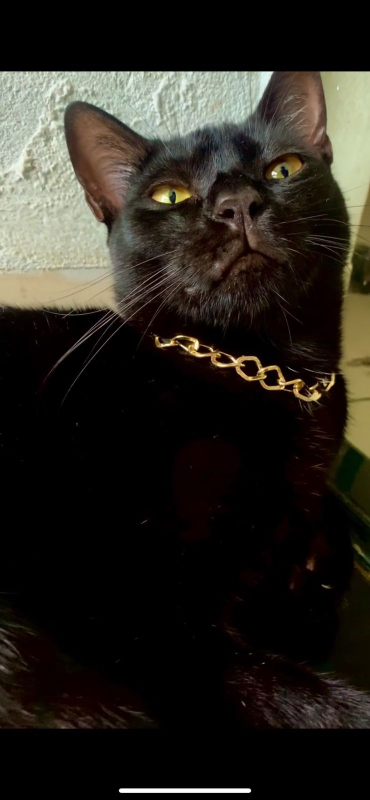
#> input picture Ava01/Debi.jpeg, 740 x 1600 px (shown at 1/2 size)
$ jupyter execute Avaliacao01.ipynb   (shell and % lines are left out)
#> lines starting #> are read from the running program, lines starting #| are printed output that depends on the picture; after the words box and inside, x2 and y2 are one past the last pixel; in counts of white or black regions, pixels touching at a corner belong together
<a href="https://colab.research.google.com/github/HyaGo01/Avalia-o01/blob/main/Ava01/Avaliacao01.ipynb" target="_parent"></a>

# Processamneto de Imagem Avaliação 01

1. (0,15 pt) Carregue uma imagem colorida própria e exiba-a com correção de canais (BGR
→ RGB).

[cell 1]
import cv2
import matplotlib.pyplot as plt

img = cv2.imread('Debi.jpeg')
#> img is the input picture: shape (1600, 740, 3); mean B, G, R 30.8, 37.6, 41.1
img_rgb = cv2.cvtColor(img, cv2.COLOR_BGR2RGB)
plt.imshow(img_rgb); plt.axis('off')

2. (0,15 pt) Imprima na tela os atributos: shape, size e dtype da imagem.

[cell 2]
print(img.shape)
#| (1600, 740, 3)
print(img.size)
#| 3552000
print(img.dtype)
#| uint8

3. (0,15 pt) Salve uma cópia da sua imagem original em um formato de compressão diferente
(ex: PNG para JPG).

[cell 3]
cv2.imwrite('Debi.png', img)
#> Out = True

4. (0,15 pt) Acesse as coordenadas centrais da imagem e exiba os valores R, G e B desse
pixel específico.

[cell 4]
altura, largura, _ = img_rgb.shape
#> altura = 1600; largura = 740
centro_y, centro_x = altura // 2, largura // 2
#> centro_y = 800; centro_x = 370

pixel_central = img_rgb[centro_y, centro_x]
#> pixel_central = [0, 0, 0]
r, g, b = pixel_central
#> r = 0; g = 0; b = 0

print(f"Coordenadas centrais: Y={centro_y}, X={centro_x}")
#| Coordenadas centrais: Y=800, X=370
print(f"Valores no centro - R: {r}, G: {g}, B: {b}")
#| Valores no centro - R: 0, G: 0, B: 0

5. (0,15 pt) Modifique uma região de 100 × 100 no canto superior para uma cor sólida e
exiba o resultado.

[cell 5]
img_mod = img.copy()
img_mod[0:100, 0:100] = [0, 255, 0]
#> img_mod: shape (1600, 740, 3); 0.84% of pixels changed, all inside (x1, y1, x2, y2) = (0, 0, 100, 100)
plt.imshow(cv2.cvtColor(img_mod, cv2.COLOR_BGR2RGB)); plt.axis('off')

6. (0,15 pt) Realize um recorte (ROI) focando em um detalhe da sua foto e exiba apenas
o recorte.

[cell 6]
roi = img[100:300, 100:300]
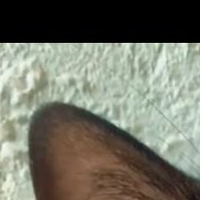
#> roi: shape (200, 200, 3); mean B, G, R 102.5, 115, 114.2
plt.imshow(cv2.cvtColor(roi, cv2.COLOR_BGR2RGB)); plt.axis('off')

7. (0,15 pt) Separe os canais B, G e R da sua imagem utilizando funções do OpenCV

[cell 7]
b, g, r = cv2.split(img)

plt.figure(figsize=(10,3))

plt.subplot(1,3,1)
plt.imshow(b, cmap='gray')
plt.title('Canal Azul (B)')
plt.axis('off')

plt.subplot(1,3,2)
plt.imshow(g, cmap='gray')
plt.title('Canal Verde (G)')
plt.axis('off')

plt.subplot(1,3,3)
plt.imshow(r, cmap='gray')
plt.title('Canal Vermelho (R)')
plt.axis('off')

plt.show()

8. (0,15 pt) Exiba o canal Verde (G) isoladamente como uma imagem em escala de cinzentos.

[cell 8]
plt.imshow(g, cmap='gray'); plt.axis('off')

9. (0,15 pt) Realize o merge dos canais, mas troque a posição do R com o B para criar um
efeito visual.

[cell 9]
img_swap = cv2.merge([r, g, b])
plt.imshow(cv2.cvtColor(img_swap, cv2.COLOR_BGR2RGB)); plt.axis('off')

10. (0,15 pt) Converta a sua imagem original para tons de cinzento via software.

[cell 10]
gray = cv2.cvtColor(img, cv2.COLOR_BGR2GRAY)
plt.imshow(gray, cmap='gray'); plt.axis('off')

11. (0,15 pt) Converta a imagem para o espaço HSV e extraia apenas o canal de Saturação
(S).

[cell 11]
hsv = cv2.cvtColor(img, cv2.COLOR_BGR2HSV)
#> hsv: shape (1600, 740, 3); mean H, S, V 19.4, 80, 42.3
s = hsv[:,:,1]
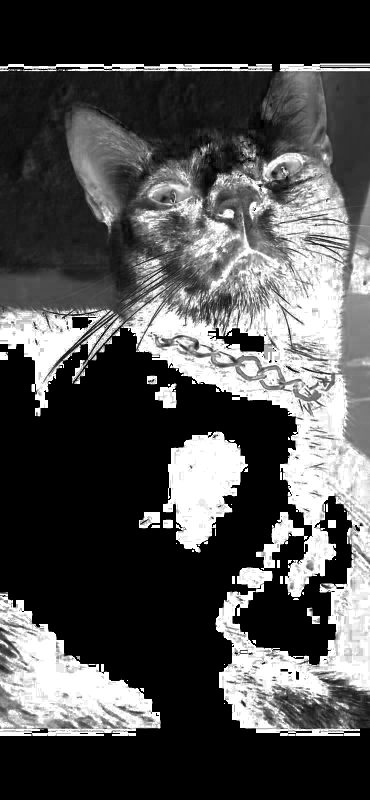
#> s: shape (1600, 740) (shown at 1/2 size); min 0, max 255, mean 80
plt.imshow(s, cmap='gray'); plt.axis('off')

12. (0,15 pt) Aumente o brilho da imagem somando 50 unidades aos pixéis (trate o transbordo com cv2.add).

[cell 12]
import numpy as np
bright = cv2.add(img, np.array([50]))
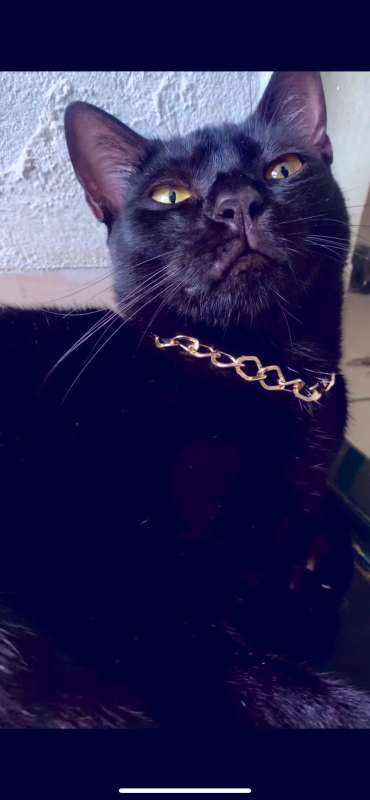
#> bright: shape (1600, 740, 3) (shown at 1/2 size); mean B, G, R 80.7, 37.6, 41.1
plt.imshow(cv2.cvtColor(bright, cv2.COLOR_BGR2RGB)); plt.axis('off')

13. (0,15 pt) Redimensione duas fotos para o mesmo tamanho e faça a mesclagem com
addWeighted (pesos 0.5/0.5).

[cell 13]
img1 = cv2.imread('Debi.jpeg')
img2 = cv2.imread('Eu.jpeg')
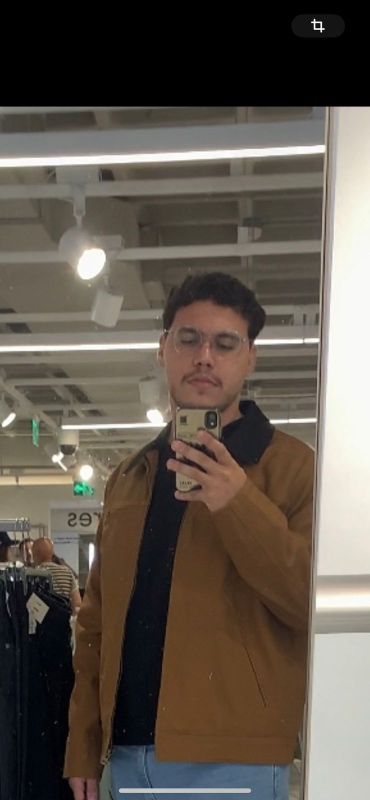
#> input picture Ava01/Eu.jpeg, 740 x 1600 px (shown at 1/2 size)
#> img2 is the input picture: shape (1600, 740, 3); mean B, G, R 79.1, 88.3, 96.9

img2 = cv2.resize(img2, (img1.shape[1], img1.shape[0]))

blend = cv2.addWeighted(img1, 0.5, img2, 0.5, 0)
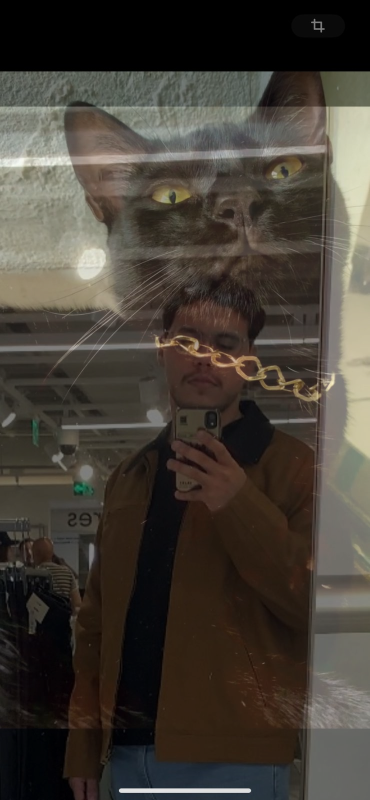
#> blend: shape (1600, 740, 3) (shown at 1/2 size); mean B, G, R 55, 63, 69

plt.imshow(cv2.cvtColor(blend, cv2.COLOR_BGR2RGB))
plt.title('Mesclagem 50% Debi + 50% Eu')
plt.axis('off')
plt.show()

14. (0,15 pt) Implemente o negativo fotográfico da imagem em tons de cinzento

[cell 14]
neg = 255 - gray
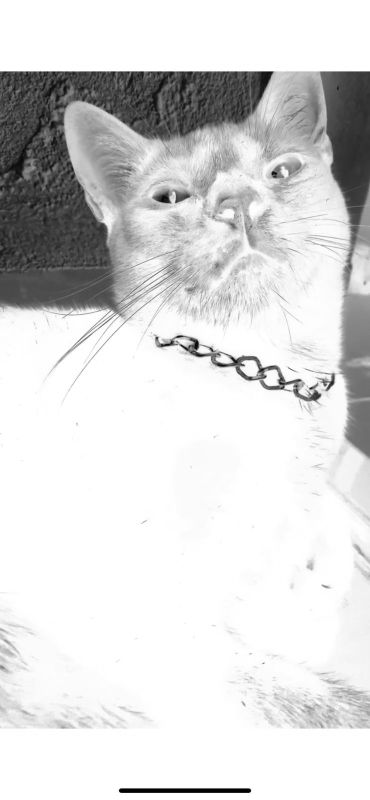
#> neg: shape (1600, 740) (shown at 1/2 size); min 0, max 255, mean 217.1
plt.imshow(neg, cmap='gray'); plt.axis('off')

15. (0,15 pt) Crie uma máscara binária circular e use-a para isolar uma parte da sua foto
principal.

[cell 15]
mask = np.zeros(gray.shape, dtype=np.uint8)
h, w = gray.shape # Define h and w
#> h = 1600; w = 740
cv2.circle(mask, (w//2, h//2), 300, 255, -1)
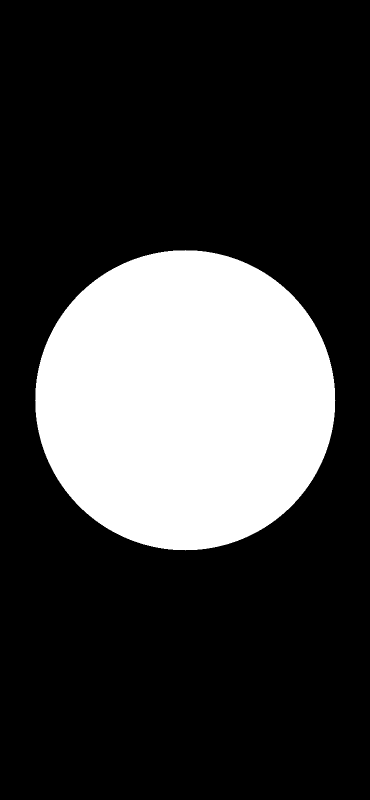
#> mask: shape (1600, 740) (shown at 1/2 size); 23.9% white; 1 white region, box (x1, y1, x2, y2) and area: (70, 500, 671, 1101) 282697
resultado = cv2.bitwise_and(img, img, mask=mask)
plt.imshow(cv2.cvtColor(resultado, cv2.COLOR_BGR2RGB)); plt.axis('off')

16. (0,15 pt) Reduza a imagem original para 30% do tamanho inicial e exiba o novo shape.

[cell 16]
resized = cv2.resize(img, None, fx=0.3, fy=0.3)
print(resized.shape)
#| (480, 222, 3)
plt.imshow(cv2.cvtColor(resized, cv2.COLOR_BGR2RGB)); plt.axis('off')

17. (0,15 pt) Calcule e imprima os valores de intensidade do histograma da sua imagem.

[cell 17]
hist = cv2.calcHist([gray],[0],None,[256],[0,256])
#> hist = 256 values, max 519043 at index 0, min 4 at index 249, mean 4625
print(hist)
#> (printed output is left out)

18. (0,15 pt) Plote o histograma (gráfico) dos canais de cores separadamente no mesmo
gráfico.

[cell 18]
colors = ('b','g','r')
for i, col in enumerate(colors):
    hist = cv2.calcHist([img],[i],None,[256],[0,256])
    plt.plot(hist)
plt.show()
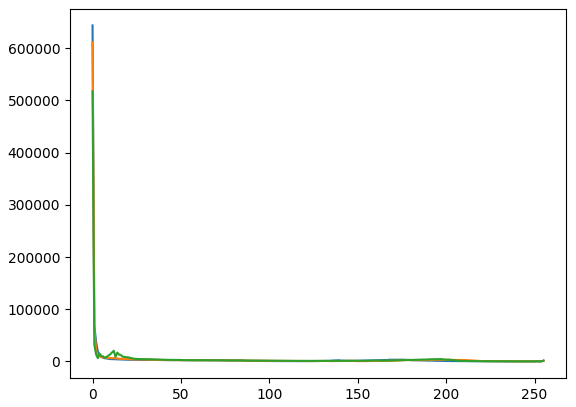
#> figure drawn by matplotlib, 1 panel; curve peaks at x = 0, y = 643740; curve peaks at x = 0, y = 611550; curve peaks at x = 0, y = 517401

19. (0,15 pt) Aplique a Equalização de Histograma para melhorar o contraste de uma imagem
escura sua.

[cell 19]
eq = cv2.equalizeHist(gray)
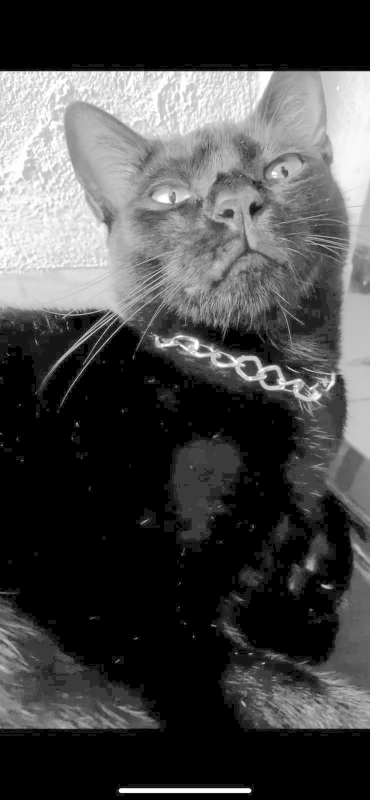
#> eq: shape (1600, 740) (shown at 1/2 size); min 0, max 255, mean 73.1
plt.imshow(eq, cmap='gray'); plt.axis('off')
#> after `plt.axis('off')`: Out = (-0.5, 739.5, 1599.5, -0.5)

20. (0,15 pt) Aplique um limiar (Threshold) binário simples para separar o objeto do fundo
na sua foto.

[cell 20]
_, thresh = cv2.threshold(gray, 127, 255, cv2.THRESH_BINARY)
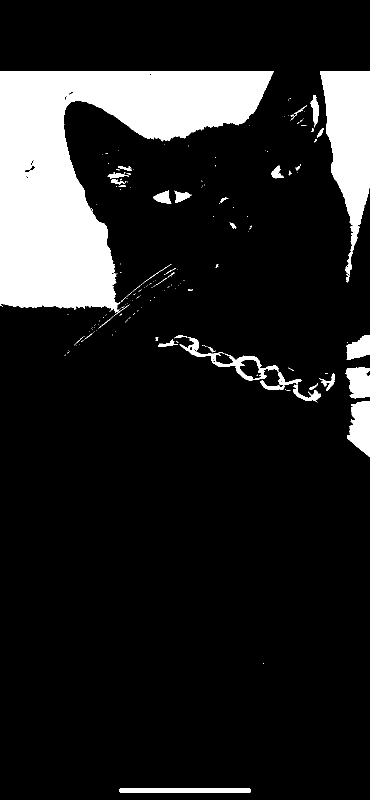
#> thresh: shape (1600, 740) (shown at 1/2 size); 13.8% white; 183 white regions (141 under 20 px), largest, box (x1, y1, x2, y2) and area: (0, 143, 548, 625) 122571, (640, 143, 740, 549) 22935, (694, 802, 740, 914) 3601
plt.imshow(thresh, cmap='gray'); plt.axis('off')
#> after `plt.axis('off')`: Out = (-0.5, 739.5, 1599.5, -0.5)
